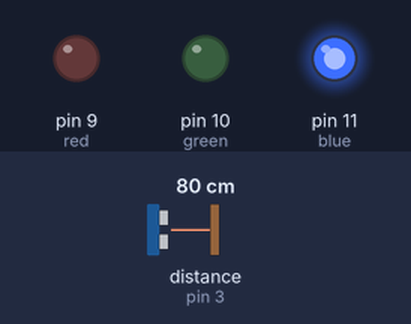
Simulated run of this sketch. Board: Arduino Uno, built with avr-gcc and run on an emulated ATmega328P. Parts: output pins drawn as LEDs (lit = HIGH). Wiring (inferred from the names in the program): ultrasonic range finder: trigger pin 4; echo pin 3. The test bench sets the inputs (shaded band); at power-on: distance to the obstacle (sensor on pin 3) 80 cm. The echo pulse lasts 58.3 µs per cm; pins used as bus, display or sensor lines are not drawn; what the sketch prints to the serial monitor is not drawn.

Above: at 1.2 s.
1.3 s: distance to the obstacle (sensor on pin 3) set to 13 cm
4.3 s: distance to the obstacle (sensor on pin 3) set to 10 cm
At 5.4 s:
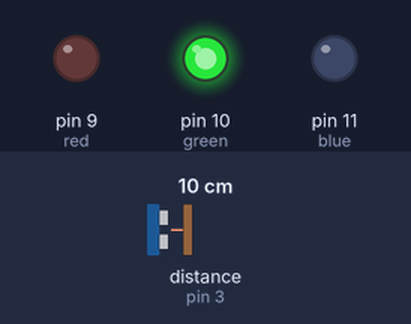
5.8 s: distance to the obstacle (sensor on pin 3) set to 8 cm
7.8 s: distance to the obstacle (sensor on pin 3) set to 5 cm
At 8.4 s:
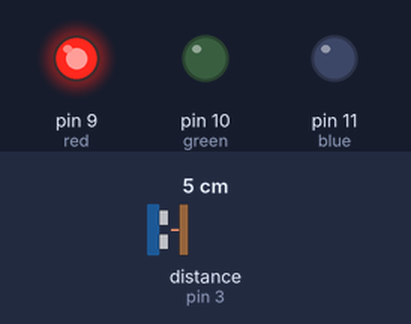
9.3 s: distance to the obstacle (sensor on pin 3) set to 9 cm
At 10.5 s:
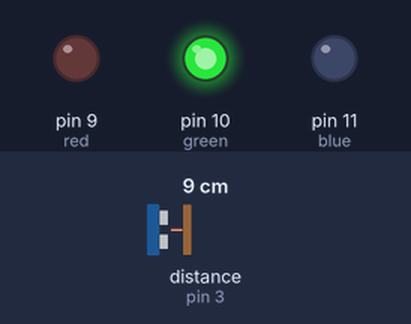
10.8 s: distance to the obstacle (sensor on pin 3) set to 2 cm
At 11.7 s:
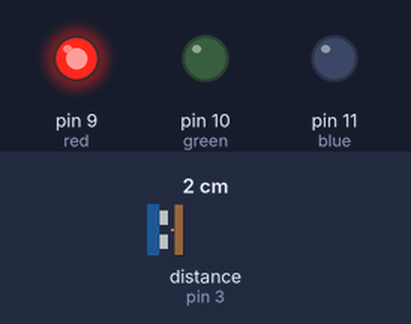
Timing chart, 0 to 13.3 s (numbered marks = the images above; inputs shaded):
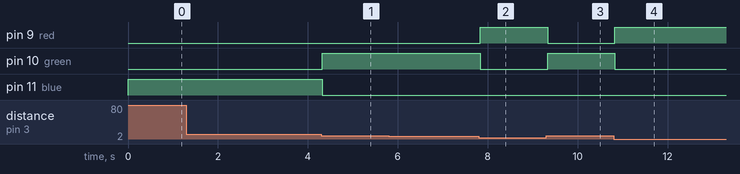

The sketch:

Ultrasonic02.ino
```cpp
int red = 9;
int green = 10;
int blue = 11;
int tpin = 4;
int epin = 3;

void setup() {
  // put your setup code here, to run once:
  Serial.begin(9600);
  pinMode(red, OUTPUT);
  pinMode(green, OUTPUT);
  pinMode(blue, OUTPUT);
  pinMode(tpin, OUTPUT);
  pinMode(epin, INPUT);
}

void loop() {
  // put your main code here, to run repeatedly:
  digitalWrite(tpin, 0);
  digitalWrite(epin, 0); // 신호를 받으면 켜져야하기 때문에 꺼놓음
  delayMicroseconds(2);
  digitalWrite(tpin, 1);
  delayMicroseconds(10);
  digitalWrite(tpin, 0);

  long distance  = pulseIn(epin, 1) / 58.2;
  Serial.print("distance : ");
  Serial.print(distance);
  Serial.print("(cm)");

  if (distance <= 5) {
    analogWrite(red, 255);
    analogWrite(green, 0);
    analogWrite(blue, 0);
  }
  else if (distance <= 10) {
    analogWrite(red, 0);
    analogWrite(green, 255);
    analogWrite(blue, 0);
  }
  else {
    analogWrite(red, 0);
    analogWrite(green, 0);
    analogWrite(blue, 255);
  }
}
```

Measured:
- the behaviour switches between 12 and 11 cm on distance to the obstacle (sensor on pin 3) (found by bisection; images 0 and 1)
- the behaviour switches between 7 and 6 cm on distance to the obstacle (sensor on pin 3) (found by bisection; images 1 and 2)
- after the input at 1.3 s, every drawn part: stays the same
- after the input at 4.3 s, pin 10 (green): LOW → HIGH at once; pin 11 (blue): HIGH → LOW at once
- after the input at 5.8 s, every drawn part: stays the same
- after the input at 7.8 s, pin 9 (red): LOW → HIGH at once; pin 10 (green): HIGH → LOW at once
- after the input at 9.3 s, pin 9 (red): HIGH → LOW at once; pin 10 (green): LOW → HIGH at once
- after the input at 10.8 s, pin 9 (red): LOW → HIGH at once; pin 10 (green): HIGH → LOW at once
